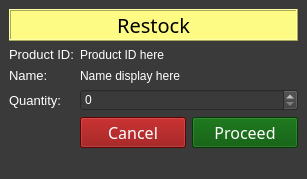
<?xml version="1.0" encoding="UTF-8"?>
<ui version="4.0">
 <class>MainWindow</class>
 <widget class="QMainWindow" name="MainWindow">
  <property name="geometry">
   <rect>
    <x>0</x>
    <y>0</y>
    <width>307</width>
    <height>177</height>
   </rect>
  </property>
  <property name="maximumSize">
   <size>
    <width>700</width>
    <height>250</height>
   </size>
  </property>
  <property name="windowTitle">
   <string>MainWindow</string>
  </property>
  <property name="styleSheet">
   <string notr="true">background-color: rgb(58, 58, 58);</string>
  </property>
  <widget class="QWidget" name="centralwidget">
   <property name="enabled">
    <bool>true</bool>
   </property>
   <layout class="QGridLayout" name="gridLayout_2">
    <item row="0" column="0">
     <layout class="QGridLayout" name="gridLayout">
      <item row="1" column="0">
       <layout class="QFormLayout" name="formLayout">
        <item row="0" column="0">
         <widget class="QLabel" name="label_2">
          <property name="font">
           <font>
            <pointsize>10</pointsize>
           </font>
          </property>
          <property name="styleSheet">
           <string notr="true">color: rgb(255, 255, 255);</string>
          </property>
          <property name="text">
           <string>Product ID:</string>
          </property>
         </widget>
        </item>
        <item row="1" column="0">
         <widget class="QLabel" name="label_3">
          <property name="font">
           <font>
            <pointsize>10</pointsize>
           </font>
          </property>
          <property name="styleSheet">
           <string notr="true">color: rgb(255, 255, 255);</string>
          </property>
          <property name="text">
           <string>Name:</string>
          </property>
         </widget>
        </item>
        <item row="2" column="0">
         <widget class="QLabel" name="label_4">
          <property name="font">
           <font>
            <pointsize>10</pointsize>
           </font>
          </property>
          <property name="styleSheet">
           <string notr="true">color: rgb(255, 255, 255);</string>
          </property>
          <property name="text">
           <string>Quantity:</string>
          </property>
         </widget>
        </item>
        <item row="4" column="1">
         <layout class="QHBoxLayout" name="horizontalLayout_6">
          <item>
           <widget class="QPushButton" name="btnCancel2">
            <property name="font">
             <font>
              <family>MS PGothic</family>
              <pointsize>12</pointsize>
             </font>
            </property>
            <property name="styleSheet">
             <string notr="true">color: rgb(255, 255, 255);
background-color: rgb(140, 0, 0);</string>
            </property>
            <property name="text">
             <string>Cancel</string>
            </property>
           </widget>
          </item>
          <item>
           <widget class="QPushButton" name="btnProc2">
            <property name="font">
             <font>
              <family>MS PGothic</family>
              <pointsize>12</pointsize>
             </font>
            </property>
            <property name="styleSheet">
             <string notr="true">color: rgb(255, 255, 255);
background-color: rgb(0, 84, 0);</string>
            </property>
            <property name="text">
             <string>Proceed</string>
            </property>
           </widget>
          </item>
         </layout>
        </item>
        <item row="0" column="1">
         <widget class="QLabel" name="label">
          <property name="styleSheet">
           <string notr="true">color: rgb(255, 255, 255);</string>
          </property>
          <property name="text">
           <string>Product ID here</string>
          </property>
         </widget>
        </item>
        <item row="1" column="1">
         <widget class="QLabel" name="label_5">
          <property name="styleSheet">
           <string notr="true">color: rgb(255, 255, 255);</string>
          </property>
          <property name="text">
           <string>Name display here</string>
          </property>
         </widget>
        </item>
        <item row="2" column="1">
         <widget class="QSpinBox" name="spinBox">
          <property name="styleSheet">
           <string notr="true">color: rgb(255, 255, 255);</string>
          </property>
         </widget>
        </item>
       </layout>
      </item>
      <item row="0" column="0">
       <widget class="QLabel" name="label_6">
        <property name="maximumSize">
         <size>
          <width>16777215</width>
          <height>16777215</height>
         </size>
        </property>
        <property name="font">
         <font>
          <family>Impact</family>
          <pointsize>15</pointsize>
         </font>
        </property>
        <property name="styleSheet">
         <string notr="true">
background-color: rgb(253, 251, 132);</string>
        </property>
        <property name="frameShape">
         <enum>QFrame::Box</enum>
        </property>
        <property name="frameShadow">
         <enum>QFrame::Raised</enum>
        </property>
        <property name="text">
         <string>Restock</string>
        </property>
        <property name="alignment">
         <set>Qt::AlignCenter</set>
        </property>
       </widget>
      </item>
     </layout>
    </item>
   </layout>
  </widget>
  <widget class="QStatusBar" name="statusbar"/>
 </widget>
 <resources/>
 <connections/>
</ui>
